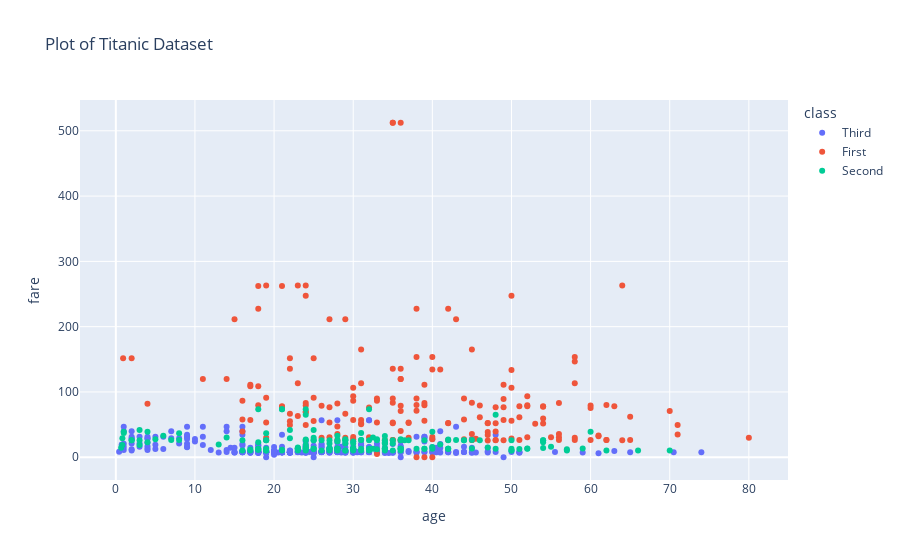

Source (notebook cell):
### Code cell
fig = px.scatter(df, x='age', y='fare',color='class',title='Plot of Titanic Dataset')
fig.show()
fig.write_image('../output/plots/01_scatter_plotly.png')

### Figure 1 — Plotly figure (JSON) as saved in the notebook; plotly's stock layout.template omitted (floating-point values rounded to 4 significant figures; data arrays with more than 128 entries replaced by an {"elided": "..."} marker saying what was removed)
{"data": [{"hovertemplate": "class=Third<br>age=%{x}<br>fare=%{y}<extra></extra>", "legendgroup": "Third", "marker": {"color": "#636efa", "symbol": "circle"}, "mode": "markers", "name": "Third", "orientation": "v", "showlegend": true, "type": "scatter", "x": {"elided": "491 float values"}, "xaxis": "x", "y": {"elided": "491 float values"}, "yaxis": "y"}, {"hovertemplate": "class=First<br>age=%{x}<br>fare=%{y}<extra></extra>", "legendgroup": "First", "marker": {"color": "#EF553B", "symbol": "circle"}, "mode": "markers", "name": "First", "orientation": "v", "showlegend": true, "type": "scatter", "x": {"elided": "216 float values"}, "xaxis": "x", "y": {"elided": "216 float values"}, "yaxis": "y"}, {"hovertemplate": "class=Second<br>age=%{x}<br>fare=%{y}<extra></extra>", "legendgroup": "Second", "marker": {"color": "#00cc96", "symbol": "circle"}, "mode": "markers", "name": "Second", "orientation": "v", "showlegend": true, "type": "scatter", "x": {"elided": "184 float values"}, "xaxis": "x", "y": {"elided": "184 float values"}, "yaxis": "y"}], "layout": {"legend": {"title": {"text": "class"}, "tracegroupgap": 0}, "title": {"text": "Plot of Titanic Dataset"}, "xaxis": {"anchor": "y", "domain": [0, 1], "title": {"text": "age"}}, "yaxis": {"anchor": "x", "domain": [0, 1], "title": {"text": "fare"}}}}
